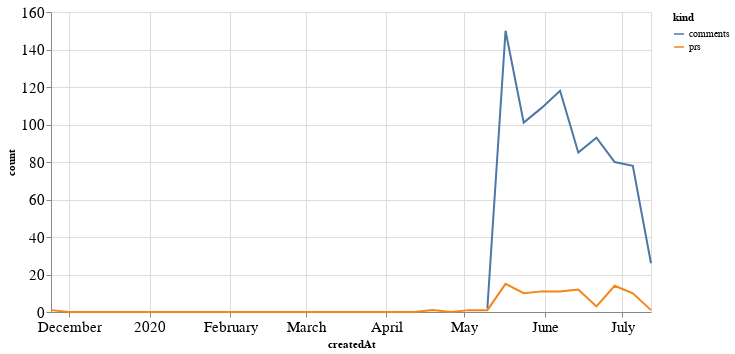

Here is the notebook cell this chart was saved with:
### Code cell
alt.Chart(total_time, width=600).mark_line().encode(
    x='createdAt',
    y='count',
    color='kind'
)

### Figure 1 — Vega-Lite specification as saved in the notebook (floating-point values rounded to 4 significant figures)
{"config": {"axisLeft": {"labelFontSize": 15}, "axisBottom": {"labelFontSize": 15}}, "data": {"name": "data-20b106cee42abc040bc4865cb23beaa6"}, "mark": "line", "encoding": {"color": {"type": "nominal", "field": "kind"}, "x": {"type": "temporal", "field": "createdAt"}, "y": {"type": "quantitative", "field": "count"}}, "width": 600, "$schema": "https://vega.github.io/schema/vega-lite/v4.8.1.json", "datasets": {"data-20b106cee42abc040bc4865cb23beaa6": [{"createdAt": "2019-11-24T00:00:00", "kind": "prs", "count": 1.0}, {"createdAt": "2019-12-01T00:00:00", "kind": "prs", "count": 0.0}, {"createdAt": "2019-12-08T00:00:00", "kind": "prs", "count": 0.0}, {"createdAt": "2019-12-15T00:00:00", "kind": "prs", "count": 0.0}, {"createdAt": "2019-12-22T00:00:00", "kind": "prs", "count": 0.0}, {"createdAt": "2019-12-29T00:00:00", "kind": "prs", "count": 0.0}, {"createdAt": "2020-01-05T00:00:00", "kind": "prs", "count": 0.0}, {"createdAt": "2020-01-12T00:00:00", "kind": "prs", "count": 0.0}, {"createdAt": "2020-01-19T00:00:00", "kind": "prs", "count": 0.0}, {"createdAt": "2020-01-26T00:00:00", "kind": "prs", "count": 0.0}, {"createdAt": "2020-02-02T00:00:00", "kind": "prs", "count": 0.0}, {"createdAt": "2020-02-09T00:00:00", "kind": "prs", "count": 0.0}, {"createdAt": "2020-02-16T00:00:00", "kind": "prs", "count": 0.0}, {"createdAt": "2020-02-23T00:00:00", "kind": "prs", "count": 0.0}, {"createdAt": "2020-03-01T00:00:00", "kind": "prs", "count": 0.0}, {"createdAt": "2020-03-08T00:00:00", "kind": "prs", "count": 0.0}, {"createdAt": "2020-03-15T00:00:00", "kind": "prs", "count": 0.0}, {"createdAt": "2020-03-22T00:00:00", "kind": "prs", "count": 0.0}, {"createdAt": "2020-03-29T00:00:00", "kind": "prs", "count": 0.0}, {"createdAt": "2020-04-05T00:00:00", "kind": "prs", "count": 0.0}, {"createdAt": "2020-04-12T00:00:00", "kind": "prs", "count": 0.0}, {"createdAt": "2020-04-19T00:00:00", "kind": "prs", "count": 1.0}, {"createdAt": "2020-04-26T00:00:00", "kind": "prs", "count": 0.0}, {"createdAt": "2020-05-03T00:00:00", "kind": "prs", "count": 1.0}, {"createdAt": "2020-05-10T00:00:00", "kind": "prs", "count": 1.0}, {"createdAt": "2020-05-17T00:00:00", "kind": "prs", "count": 15.0}, {"createdAt": "2020-05-24T00:00:00", "kind": "prs", "count": 10.0}, {"createdAt": "2020-05-31T00:00:00", "kind": "prs", "count": 11.0}, {"createdAt": "2020-06-07T00:00:00", "kind": "prs", "count": 11.0}, {"createdAt": "2020-06-14T00:00:00", "kind": "prs", "count": 12.0}, {"createdAt": "2020-06-21T00:00:00", "kind": "prs", "count": 3.0}, {"createdAt": "2020-06-28T00:00:00", "kind": "prs", "count": 14.0}, {"createdAt": "2020-07-05T00:00:00", "kind": "prs", "count": 10.0}, {"createdAt": "2020-07-12T00:00:00", "kind": "prs", "count": 1.0}, {"createdAt": "2019-11-24T00:00:00", "kind": "comments", "count": null}, {"createdAt": "2019-12-01T00:00:00", "kind": "comments", "count": null}, {"createdAt": "2019-12-08T00:00:00", "kind": "comments", "count": null}, {"createdAt": "2019-12-15T00:00:00", "kind": "comments", "count": null}, {"createdAt": "2019-12-22T00:00:00", "kind": "comments", "count": null}, {"createdAt": "2019-12-29T00:00:00", "kind": "comments", "count": null}, {"createdAt": "2020-01-05T00:00:00", "kind": "comments", "count": null}, {"createdAt": "2020-01-12T00:00:00", "kind": "comments", "count": null}, {"createdAt": "2020-01-19T00:00:00", "kind": "comments", "count": null}, {"createdAt": "2020-01-26T00:00:00", "kind": "comments", "count": null}, {"createdAt": "2020-02-02T00:00:00", "kind": "comments", "count": null}, {"createdAt": "2020-02-09T00:00:00", "kind": "comments", "count": null}, {"createdAt": "2020-02-16T00:00:00", "kind": "comments", "count": null}, {"createdAt": "2020-02-23T00:00:00", "kind": "comments", "count": null}, {"createdAt": "2020-03-01T00:00:00", "kind": "comments", "count": null}, {"createdAt": "2020-03-08T00:00:00", "kind": "comments", "count": null}, {"createdAt": "2020-03-15T00:00:00", "kind": "comments", "count": null}, {"createdAt": "2020-03-22T00:00:00", "kind": "comments", "count": null}, {"createdAt": "2020-03-29T00:00:00", "kind": "comments", "count": null}, {"createdAt": "2020-04-05T00:00:00", "kind": "comments", "count": null}, {"createdAt": "2020-04-12T00:00:00", "kind": "comments", "count": null}, {"createdAt": "2020-04-19T00:00:00", "kind": "comments", "count": null}, {"createdAt": "2020-04-26T00:00:00", "kind": "comments", "count": null}, {"createdAt": "2020-05-03T00:00:00", "kind": "comments", "count": null}, {"createdAt": "2020-05-10T00:00:00", "kind": "comments", "count": 2.0}, {"createdAt": "2020-05-17T00:00:00", "kind": "comments", "count": 150.0}, {"createdAt": "2020-05-24T00:00:00", "kind": "comments", "count": 101.0}, {"createdAt": "2020-05-31T00:00:00", "kind": "comments", "count": 109.0}, {"createdAt": "2020-06-07T00:00:00", "kind": "comments", "count": 118.0}, {"createdAt": "2020-06-14T00:00:00", "kind": "comments", "count": 85.0}, {"createdAt": "2020-06-21T00:00:00", "kind": "comments", "count": 93.0}, {"createdAt": "2020-06-28T00:00:00", "kind": "comments", "count": 80.0}, {"createdAt": "2020-07-05T00:00:00", "kind": "comments", "count": 78.0}, {"createdAt": "2020-07-12T00:00:00", "kind": "comments", "count": 26.0}]}}
